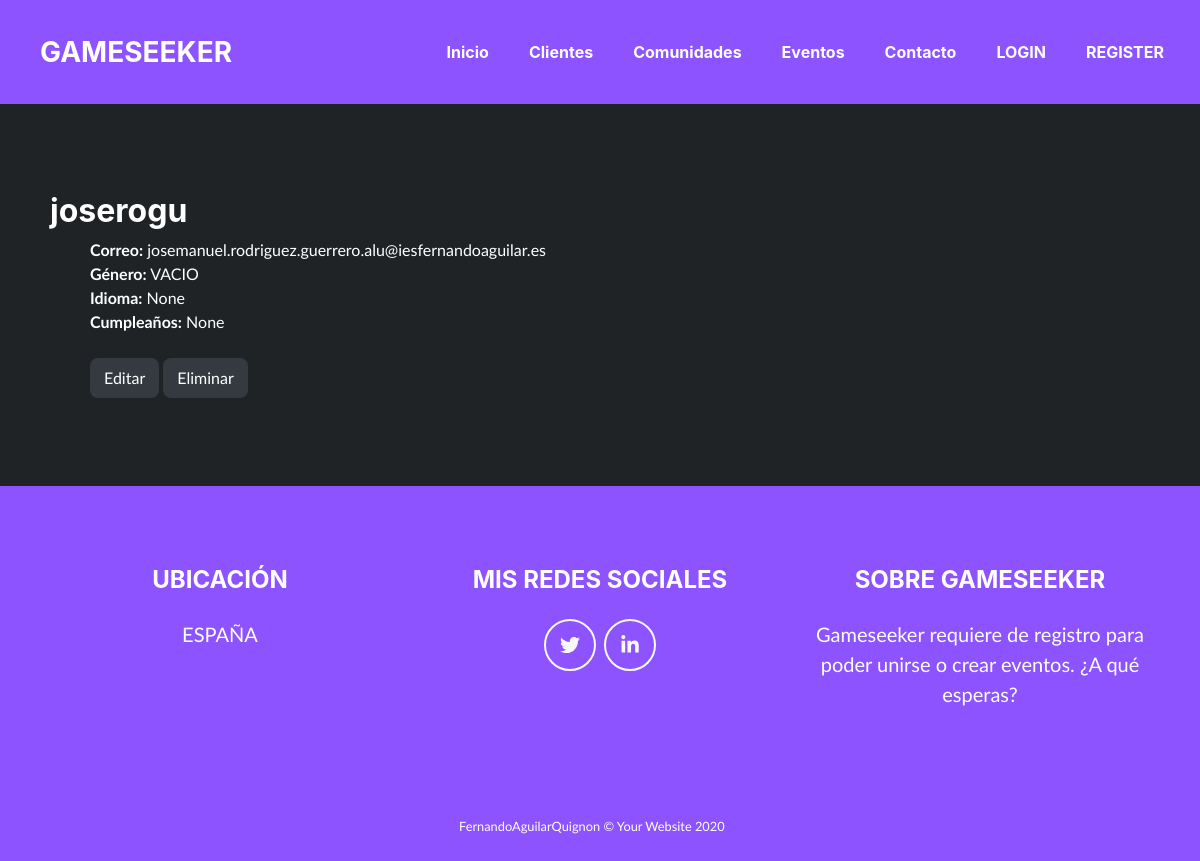
Page /clients/5/ on the committed database.
### gameseek_app/models.py (models this page shows, shortened)
class Client(AbstractUser):
    class Gender(models.TextChoices):
        VACIO = "VACIO", _("----")
        HOMBRE = "HOMBRE", _("Hombre")
        MUJER = "MUJER", _("Mujer")
        OTRO = "OTRO", _("Otro")
    gender = models.CharField(
        max_length = 7,
        choices=Gender.choices,
        default=Gender.VACIO,
    )
    language = models.CharField(max_length = 100, null=True)
    birthday = models.DateField(null=True)

### gameseek_app/views.py (the view)
# urls.py: path("clients/<int:pk>/", ClientDetailView.as_view(), name="client-detail"),
class ClientDetailView(DetailView):
    queryset = Client.objects.all()
    context_object_name = 'client'

### gameseek_app/templates/gameseek_app/client_detail.html (shortened to what this page needs)
{% extends "base.html" %}
{% block content %}
    <section class="page-section portfolio" id="portfolio">
        <h2>{{ object.username }}</h2>
        <ul>
        <li style="list-style: none"><b>Correo:</b> {{ object.email }}</li>
        <li style="list-style: none"><b>Género:</b> {{ object.gender }}</li>
        <li style="list-style: none"><b>Idioma:</b> {{ object.language }}</li>
        <li style="list-style: none"><b>Cumpleaños:</b> {{ object.birthday }}</li>
        <br>
        <button type="button" class="btn btn-dark" onclick="window.location.href='edit/'">Editar</button>
        <button type="button" class="btn btn-dark" onclick="window.location.href='delete/'">Eliminar</button>
        </ul>
    </section>
{% endblock %}

### rows in the picture
Client: username "joserogu", email "josemanuel.rodriguez.guerrero.alu@iesfernandoaguilar.es", gender "VACIO", language "None", birthday "None"
